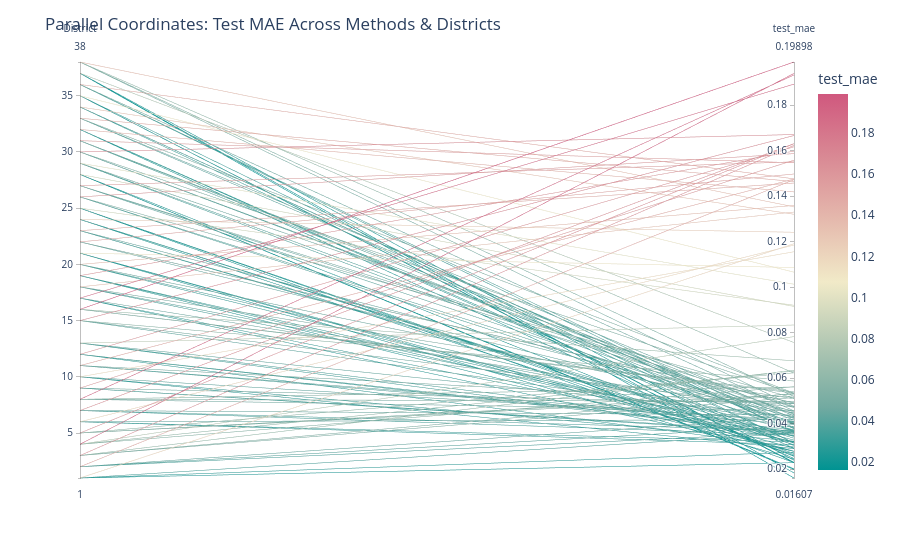

Write notebook code for a chart like this one.
### Code cell
fig = px.parallel_coordinates(df_all, color="test_mae",
                              dimensions=["District", "method", "test_mae"],
                              color_continuous_scale=px.colors.diverging.Tealrose)
fig.update_layout(title="Parallel Coordinates: Test MAE Across Methods & Districts")
fig.show()

### Figure 1 — Plotly figure (JSON) as saved in the notebook; plotly's stock layout.template omitted (floating-point values rounded to 4 significant figures; data arrays with more than 128 entries replaced by an {"elided": "..."} marker saying what was removed)
{"data": [{"dimensions": [{"label": "District", "values": {"elided": "148 int values"}}, {"label": "test_mae", "values": {"elided": "148 float values"}}], "domain": {"x": [0, 1], "y": [0, 1]}, "line": {"color": {"elided": "148 float values"}, "coloraxis": "coloraxis"}, "name": "", "type": "parcoords"}], "layout": {"coloraxis": {"colorbar": {"title": {"text": "test_mae"}}, "colorscale": [[0, "rgb(0, 147, 146)"], [0.1667, "rgb(114, 170, 161)"], [0.3333, "rgb(177, 199, 179)"], [0.5, "rgb(241, 234, 200)"], [0.6667, "rgb(229, 185, 173)"], [0.8333, "rgb(217, 137, 148)"], [1, "rgb(208, 88, 126)"]]}, "legend": {"tracegroupgap": 0}, "margin": {"t": 60}, "title": {"text": "Parallel Coordinates: Test MAE Across Methods & Districts"}}}
